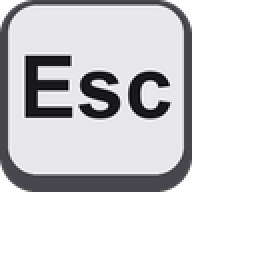
#> input picture project/game/pc_glyphs/keyboard/905beebd195ff6d0.png, 128 x 128 px, given in place of a.png, which was not available (shown 2 times larger)
$ python pc_button_glyphs.py
#> lines starting #> are read from the running program, lines starting #| are printed output that depends on the picture
"""Button glyphs for the PC build: Xbox controller and keyboard versions.

The game draws every button prompt with eight small textures in MISC.PAK
(src/xbox/tools/xboxglyphs.py lists them). The PC build draws one of two
sets of replacements over them, picked by the device the player used last
(gs_texture_replacement: buttonImage; ps2_pad.cpp: ps2PadButtonSet):

  PS2 button  texture(s)                     Xbox controller  keyboard
  Cross       mm_button02                    A                Enter
  Circle      mm_button01, mm_circle_24x24   B                C
  Square      mm_button04                    X                Z
  Triangle    mm_button03                    Y                Esc
  Select      mm_button05                    BACK             Tab
  L1          mm_cursor13                    LB               Q
  L2          mm_cursor14                    LT               Shift

(the mapping of ps2_pad.cpp: an XInput controller's A, B, X, Y, Back,
left bumper and left trigger; the keyboard's Enter, C, Z, Esc, Tab, Q,
Left Shift). The renderer names a texture by gs_texture_hash::hash of its
decoded texels; the hashes below are those of the eight textures as the
game uploads them (24x24 buttons sit in a 32x32 texture whose spare
columns hold palette index 127 and spare rows index 0). `--check` recomputes
them from a MISC.PAK.

The replacements are drawn at four times the texture's size, the glyph in
the box the PS2 art fills, and written to project/game/pc_glyphs/<set>/
<hash>.png; project/game/CMakeLists.txt builds them into the program. The
Xbox art is the user's Duke atlas crops (src/xbox/assets/buttons); the
bumper and the keycaps are drawn here.

usage:
  pc_button_glyphs.py build              write the PNGs (needs Pillow, numpy)
  pc_button_glyphs.py --check MISC.PAK   verify the hashes against the game's textures
"""
import argparse
import os
import struct
import sys

HERE = os.path.dirname(os.path.abspath(__file__))
ROOT = os.path.normpath(os.path.join(HERE, ".."))
ATLAS_CROPS = os.path.join(ROOT, "src", "xbox", "assets", "buttons")
OUT = os.path.join(ROOT, "project", "game", "pc_glyphs")
SCALE = 4
FONT = r"C:\Windows\Fonts\arialbd.ttf"

# texture -> (hash, texture size, box the PS2 art fills: x, y, w, h,
#             Xbox glyph: atlas crop name or a drawn one, keyboard label)
GLYPHS = {
    "mm_button02": (0x894A1129AD18C520, 32, (0, 0, 24, 24), "a", "Enter"),
    "mm_button01": (0x40A5963645BD34F2, 32, (0, 0, 24, 24), "b", "C"),  # and mm_circle_24x24
    "mm_button04": (0xC4D7E929A4AEBB6C, 32, (0, 0, 24, 24), "x", "Z"),
    "mm_button03": (0x905BEEBD195FF6D0, 32, (0, 0, 24, 24), "y", "Esc"),
    "mm_button05": (0x99179AB41F0AABCF, 32, (0, 0, 24, 24), "back", "Tab"),
    "mm_cursor13": (0xD95B517DD8DDEE93, 32, (0, 0, 31, 17), "@LB", "Q"),
    "mm_cursor14": (0xE62DFDE3D0332176, 32, (0, 0, 31, 17), "lt", "Shift"),
}


def font(size):
    from PIL import ImageFont
    return ImageFont.truetype(FONT, size)


def fit_into(canvas, art, box):
    """Pastes RGBA art into box (x, y, w, h) of canvas, aspect kept, centred."""
    from PIL import Image
    bbox = art.getbbox()
    if bbox:
        art = art.crop(bbox)
    x, y, w, h = box
    scale = min(w / art.width, h / art.height)
    size = (max(1, round(art.width * scale)), max(1, round(art.height * scale)))
    art = art.resize(size, Image.LANCZOS)
    canvas.alpha_composite(art, (x + (w - size[0]) // 2, y + (h - size[1]) // 2))


def drawn(label, wide, keycap):
    """A keycap (light key, dark label) or the Xbox bumper (dark pill, white
    label), drawn at 8x the final box and reduced by the caller."""
#> called with label = 'Enter', wide = False, keycap = True
    from PIL import Image, ImageDraw
    w, h = (520, 280) if wide else (400, 400)
#> w = 400; h = 400
    im = Image.new("RGBA", (w, h), (0, 0, 0, 0))
#> im: PIL image 400x400 RGBA; every value is 0
    d = ImageDraw.Draw(im)
    pad = 12
    if keycap:
        d.rounded_rectangle((pad, pad, w - pad, h - pad), radius=70, fill=(70, 70, 76, 255))
        d.rounded_rectangle((pad + 16, pad + 10, w - pad - 16, h - pad - 34), radius=56, fill=(232, 232, 236, 255))
        colour = (24, 24, 28, 255)
    else:
        d.rounded_rectangle((pad, pad, w - pad, h - pad), radius=(h - 2 * pad) // 2, fill=(40, 40, 44, 255),
                            outline=(200, 200, 205, 255), width=14)
        colour = (245, 245, 245, 255)
    # The label as large as the key face allows (one letter at most 230).
    size = 230
    while True:
        f = font(size)
        box = d.textbbox((0, 0), label, font=f)
        if box[2] - box[0] <= w - 2 * pad - 70 or size <= 40:
            break
        size -= 6
#> this loop made 21 passes
#> box on passes 1 to 12: (0, 46, 618, 217), (0, 45, 602, 211), (0, 44, 586, 206), (0, 42, 570, 200), (0, 42, 553, 195), (0, 40, 538, 189), (0, 40, 521, 184), (0, 38, 505, 178), (0, 36, 489, 172), (0, 36, 473, 167), (0, 34, 456, 160), (0, 33, 441, 155)
#> after the loop, size = 110
    tw, th = box[2] - box[0], box[3] - box[1]
#> tw = 296; th = 82
    cy = (h - (34 if keycap else 0)) / 2
#> cy = 183
    d.text(((w - tw) / 2 - box[0], cy - th / 2 - box[1]), label, font=f, fill=colour)
    return im


def build(_args):
    from PIL import Image
    for name, (key, tex, box, xbox, keyboard) in GLYPHS.items():
        wide = box[2] > box[3]
        scaled = tuple(v * SCALE for v in box)
        for folder, art in (
            ("xbox", drawn(xbox[1:], True, False) if xbox.startswith("@")
             else Image.open(os.path.join(ATLAS_CROPS, xbox + ".png")).convert("RGBA")),
            ("keyboard", drawn(keyboard, wide, True)),
        ):
            canvas = Image.new("RGBA", (tex * SCALE, tex * SCALE), (0, 0, 0, 0))
#> canvas: PIL image 128x128 RGBA; every value is 0
            fit_into(canvas, art, scaled)
#> in fit_into, `bbox = art.getbbox()`: bbox = (0, 0, 96, 96)
#> in fit_into, `art = art.crop(bbox)`:
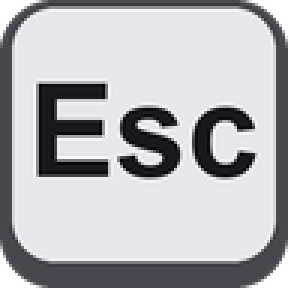
#> art: PIL image 96x96 RGBA (shown 3 times larger); mean R, G, B, A 173.6, 173.6, 178, 247.3; transparent parts drawn white
#> in fit_into, canvas is the input picture: PIL image 128x128 RGBA; mean R, G, B, A 97.7, 97.7, 100.1, 139.1
            os.makedirs(os.path.join(OUT, folder), exist_ok=True)
            path = os.path.join(OUT, folder, "%016x.png" % key)
            canvas.save(path, optimize=True)
            print(path, name)
#> pass 2 of the loop in build, `for name, (key, tex, box, xbox, keyboard) in GLYPHS.items():`:
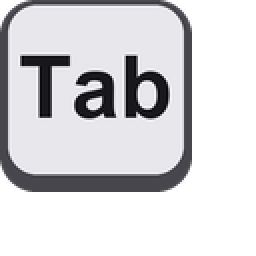
#> input picture project/game/pc_glyphs/keyboard/99179ab41f0aabcf.png, 128 x 128 px, given in place of b.png, which was not available (shown 2 times larger)
#> the loop in drawn (call 2), `while True:` made 1 pass
#> box on pass 1: (0, 43, 161, 217)
#> in fit_into (call 3), `art = art.crop(bbox)`:
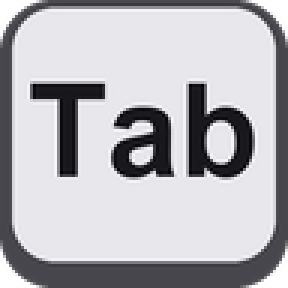
#> art: PIL image 96x96 RGBA (shown 3 times larger); mean R, G, B, A 174, 174, 178.4, 247.3; transparent parts drawn white
#> in fit_into, canvas is the input picture: PIL image 128x128 RGBA; mean R, G, B, A 97.9, 97.9, 100.3, 139.1


def fnv(texels, w, h):
    import numpy as np
    state = 0xCBF29CE484222325 ^ ((w << 32) | h)
    flat = texels.reshape(-1).astype("<u4")
    for pair in flat[:len(flat) // 2 * 2].view("<u8").tolist():
        state = ((state ^ pair) * 0x100000001B3) & 0xFFFFFFFFFFFFFFFF
    if len(flat) % 2:
        state = ((state ^ int(flat[-1])) * 0x100000001B3) & 0xFFFFFFFFFFFFFFFF
    return state


def check(pak_path):
    import numpy as np
    pak = open(pak_path, "rb").read()
    magic, dir_offset, dir_size = struct.unpack_from("<4sII", pak, 0)
    if magic != b"P4CK":
        sys.exit("%s: not a P4CK archive" % pak_path)
    files = {}
    for i in range(dir_size // 60):
        entry = pak[dir_offset + i * 60:dir_offset + i * 60 + 60]
        files[entry[:48].split(b"\0")[0].decode("ascii", "replace")] = struct.unpack_from("<II", entry, 48)
    bad = 0
    for name, (key, tex, _box, _x, _k) in list(GLYPHS.items()) + [("mm_circle_24x24", GLYPHS["mm_button01"])]:
        offset, size = files["textures/misc/%s.qpm" % name]
        parts = pak[offset:offset + size].split(b"\n", 3)
        w, h = map(int, parts[1].split())
        palette = np.frombuffer(parts[3][:1024], "<u4")
        indices = np.frombuffer(parts[3][1024:1024 + w * h], np.uint8).reshape(h, w)
        full = np.zeros((tex, tex), np.uint8)
        full[:h, w:] = 127
        full[:h, :w] = indices
        got = fnv(palette[full], tex, tex)
        print("%016x %s %s" % (got, name, "ok" if got == key else "DIFFERS (expected %016x)" % key))
        bad += got != key
    sys.exit(1 if bad else 0)


def main():
    parser = argparse.ArgumentParser(description=__doc__, formatter_class=argparse.RawDescriptionHelpFormatter)
    parser.add_argument("command", nargs="?", default="build", choices=["build"])
    parser.add_argument("--check", metavar="MISC.PAK")
    args = parser.parse_args()
    if args.check:
        check(args.check)
    else:
        build(args)


if __name__ == "__main__":
#> (the run stopped early here; a loop or call above may not have finished)
